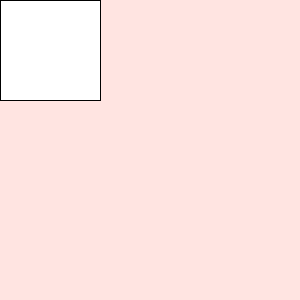
Frame 1 (no input)
Frame 60 (the mouse pressed at the canvas centre just before this capture): identical to frame 1, image omitted
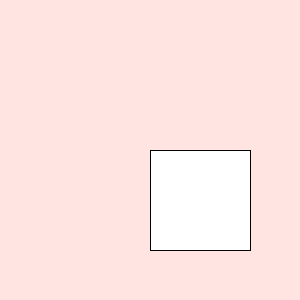
Frame 120 (the mouse held since frame 60 and released just before this capture)

The Processing sketch that drew these frames (run headless with seeded random() and noise(); from frame 60 on, the mouse is pressed at the canvas centre):

// Processing sketch: week16_srtup_draw
// ── week16_srtup_draw.pde
void setup(){
  size(300, 300);
}

void draw(){
  background(#FFE4E1);
  rect(mouseX, mouseY, 100, 100);
}
